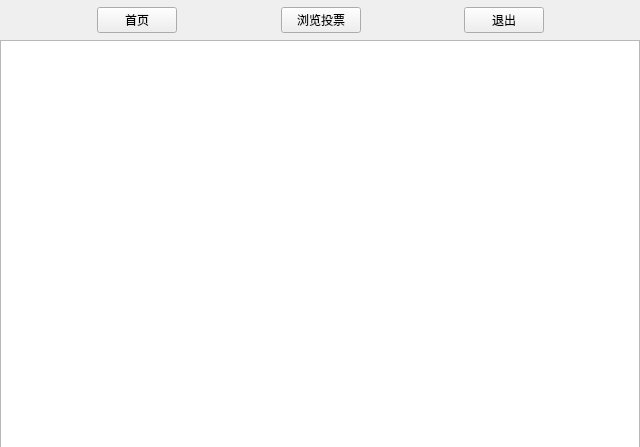
<?xml version="1.0" encoding="UTF-8"?>
<ui version="4.0">
 <class>userWindow</class>
 <widget class="QMainWindow" name="userWindow">
  <property name="geometry">
   <rect>
    <x>0</x>
    <y>0</y>
    <width>640</width>
    <height>447</height>
   </rect>
  </property>
  <property name="sizePolicy">
   <sizepolicy hsizetype="Preferred" vsizetype="Preferred">
    <horstretch>0</horstretch>
    <verstretch>0</verstretch>
   </sizepolicy>
  </property>
  <property name="windowTitle">
   <string>MainWindow</string>
  </property>
  <widget class="QWidget" name="centralwidget">
   <widget class="QStackedWidget" name="stackedWidget">
    <property name="geometry">
     <rect>
      <x>0</x>
      <y>40</y>
      <width>641</width>
      <height>421</height>
     </rect>
    </property>
    <property name="currentIndex">
     <number>0</number>
    </property>
    <widget class="QWidget" name="page">
     <widget class="QGraphicsView" name="graphicsView">
      <property name="geometry">
       <rect>
        <x>0</x>
        <y>0</y>
        <width>640</width>
        <height>411</height>
       </rect>
      </property>
      <property name="styleSheet">
       <string notr="true">border-image: url(:/background.jpg);</string>
      </property>
     </widget>
    </widget>
    <widget class="QWidget" name="page_2">
     <widget class="QTableView" name="tableView">
      <property name="geometry">
       <rect>
        <x>0</x>
        <y>0</y>
        <width>640</width>
        <height>380</height>
       </rect>
      </property>
     </widget>
     <widget class="QPushButton" name="pushButton_3">
      <property name="geometry">
       <rect>
        <x>270</x>
        <y>380</y>
        <width>93</width>
        <height>28</height>
       </rect>
      </property>
      <property name="text">
       <string>确认投票</string>
      </property>
     </widget>
    </widget>
   </widget>
   <widget class="QWidget" name="horizontalLayoutWidget">
    <property name="geometry">
     <rect>
      <x>0</x>
      <y>0</y>
      <width>641</width>
      <height>41</height>
     </rect>
    </property>
    <layout class="QHBoxLayout" name="horizontalLayout">
     <item>
      <spacer name="horizontalSpacer_3">
       <property name="orientation">
        <enum>Qt::Horizontal</enum>
       </property>
       <property name="sizeHint" stdset="0">
        <size>
         <width>40</width>
         <height>20</height>
        </size>
       </property>
      </spacer>
     </item>
     <item>
      <widget class="QPushButton" name="pushButton">
       <property name="text">
        <string>首页</string>
       </property>
      </widget>
     </item>
     <item>
      <spacer name="horizontalSpacer">
       <property name="orientation">
        <enum>Qt::Horizontal</enum>
       </property>
       <property name="sizeHint" stdset="0">
        <size>
         <width>40</width>
         <height>20</height>
        </size>
       </property>
      </spacer>
     </item>
     <item>
      <widget class="QPushButton" name="pushButton_4">
       <property name="text">
        <string>浏览投票</string>
       </property>
      </widget>
     </item>
     <item>
      <spacer name="horizontalSpacer_2">
       <property name="orientation">
        <enum>Qt::Horizontal</enum>
       </property>
       <property name="sizeHint" stdset="0">
        <size>
         <width>40</width>
         <height>20</height>
        </size>
       </property>
      </spacer>
     </item>
     <item>
      <widget class="QPushButton" name="pushButton_2">
       <property name="text">
        <string>退出</string>
       </property>
      </widget>
     </item>
     <item>
      <spacer name="horizontalSpacer_4">
       <property name="orientation">
        <enum>Qt::Horizontal</enum>
       </property>
       <property name="sizeHint" stdset="0">
        <size>
         <width>40</width>
         <height>20</height>
        </size>
       </property>
      </spacer>
     </item>
    </layout>
   </widget>
  </widget>
 </widget>
 <resources/>
 <connections/>
</ui>
